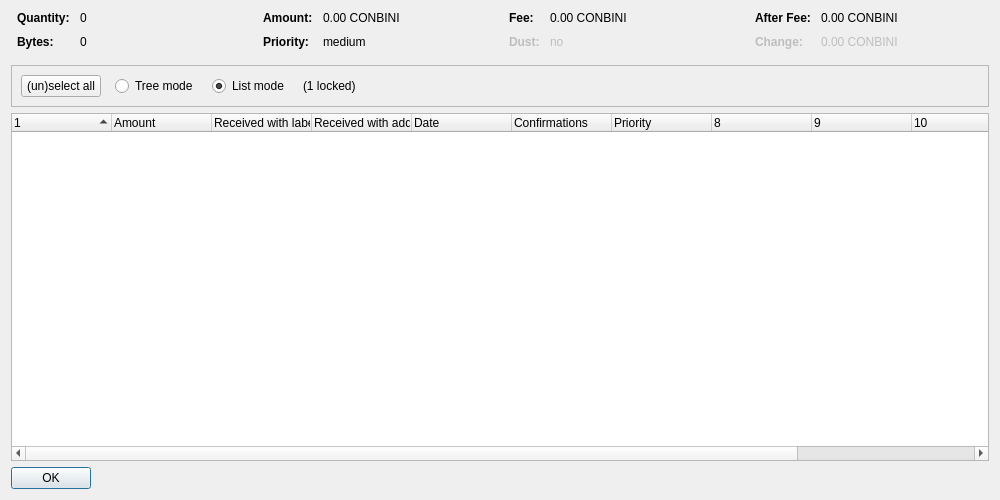
<?xml version="1.0" encoding="UTF-8"?>
<ui version="4.0">
 <class>CoinControlDialog</class>
 <widget class="QDialog" name="CoinControlDialog">
  <property name="geometry">
   <rect>
    <x>0</x>
    <y>0</y>
    <width>1000</width>
    <height>500</height>
   </rect>
  </property>
  <property name="windowTitle">
   <string>Coin Selection</string>
  </property>
  <layout class="QVBoxLayout" name="verticalLayout">
   <item>
    <layout class="QHBoxLayout" name="horizontalLayoutTop" stretch="0,0,0,0">
     <property name="topMargin">
      <number>0</number>
     </property>
     <property name="bottomMargin">
      <number>10</number>
     </property>
     <item>
      <layout class="QFormLayout" name="formLayoutCoinControl1">
       <property name="horizontalSpacing">
        <number>10</number>
       </property>
       <property name="verticalSpacing">
        <number>10</number>
       </property>
       <property name="leftMargin">
        <number>6</number>
       </property>
       <property name="rightMargin">
        <number>6</number>
       </property>
       <item row="0" column="0">
        <widget class="QLabel" name="labelCoinControlQuantityText">
         <property name="font">
          <font>
           <weight>75</weight>
           <bold>true</bold>
          </font>
         </property>
         <property name="text">
          <string>Quantity:</string>
         </property>
        </widget>
       </item>
       <item row="0" column="1">
        <widget class="QLabel" name="labelCoinControlQuantity">
         <property name="cursor">
          <cursorShape>IBeamCursor</cursorShape>
         </property>
         <property name="contextMenuPolicy">
          <enum>Qt::ActionsContextMenu</enum>
         </property>
         <property name="text">
          <string notr="true">0</string>
         </property>
         <property name="textInteractionFlags">
          <set>Qt::LinksAccessibleByMouse|Qt::TextSelectableByKeyboard|Qt::TextSelectableByMouse</set>
         </property>
        </widget>
       </item>
       <item row="1" column="0">
        <widget class="QLabel" name="labelCoinControlBytesText">
         <property name="font">
          <font>
           <weight>75</weight>
           <bold>true</bold>
          </font>
         </property>
         <property name="text">
          <string>Bytes:</string>
         </property>
        </widget>
       </item>
       <item row="1" column="1">
        <widget class="QLabel" name="labelCoinControlBytes">
         <property name="cursor">
          <cursorShape>IBeamCursor</cursorShape>
         </property>
         <property name="contextMenuPolicy">
          <enum>Qt::ActionsContextMenu</enum>
         </property>
         <property name="text">
          <string notr="true">0</string>
         </property>
         <property name="textInteractionFlags">
          <set>Qt::LinksAccessibleByMouse|Qt::TextSelectableByKeyboard|Qt::TextSelectableByMouse</set>
         </property>
        </widget>
       </item>
      </layout>
     </item>
     <item>
      <layout class="QFormLayout" name="formLayoutCoinControl2">
       <property name="horizontalSpacing">
        <number>10</number>
       </property>
       <property name="verticalSpacing">
        <number>10</number>
       </property>
       <property name="leftMargin">
        <number>6</number>
       </property>
       <property name="rightMargin">
        <number>6</number>
       </property>
       <item row="0" column="0">
        <widget class="QLabel" name="labelCoinControlAmountText">
         <property name="font">
          <font>
           <weight>75</weight>
           <bold>true</bold>
          </font>
         </property>
         <property name="text">
          <string>Amount:</string>
         </property>
        </widget>
       </item>
       <item row="0" column="1">
        <widget class="QLabel" name="labelCoinControlAmount">
         <property name="cursor">
          <cursorShape>IBeamCursor</cursorShape>
         </property>
         <property name="contextMenuPolicy">
          <enum>Qt::ActionsContextMenu</enum>
         </property>
         <property name="text">
          <string notr="true">0.00 CONBINI</string>
         </property>
         <property name="textInteractionFlags">
          <set>Qt::LinksAccessibleByMouse|Qt::TextSelectableByKeyboard|Qt::TextSelectableByMouse</set>
         </property>
        </widget>
       </item>
       <item row="1" column="0">
        <widget class="QLabel" name="labelCoinControlPriorityText">
         <property name="font">
          <font>
           <weight>75</weight>
           <bold>true</bold>
          </font>
         </property>
         <property name="text">
          <string>Priority:</string>
         </property>
        </widget>
       </item>
       <item row="1" column="1">
        <widget class="QLabel" name="labelCoinControlPriority">
         <property name="cursor">
          <cursorShape>IBeamCursor</cursorShape>
         </property>
         <property name="contextMenuPolicy">
          <enum>Qt::ActionsContextMenu</enum>
         </property>
         <property name="text">
          <string notr="true">medium</string>
         </property>
         <property name="textInteractionFlags">
          <set>Qt::LinksAccessibleByMouse|Qt::TextSelectableByKeyboard|Qt::TextSelectableByMouse</set>
         </property>
        </widget>
       </item>
      </layout>
     </item>
     <item>
      <layout class="QFormLayout" name="formLayoutCoinControl3">
       <property name="horizontalSpacing">
        <number>10</number>
       </property>
       <property name="verticalSpacing">
        <number>10</number>
       </property>
       <property name="leftMargin">
        <number>6</number>
       </property>
       <property name="rightMargin">
        <number>6</number>
       </property>
       <item row="0" column="0">
        <widget class="QLabel" name="labelCoinControlFeeText">
         <property name="font">
          <font>
           <weight>75</weight>
           <bold>true</bold>
          </font>
         </property>
         <property name="text">
          <string>Fee:</string>
         </property>
        </widget>
       </item>
       <item row="0" column="1">
        <widget class="QLabel" name="labelCoinControlFee">
         <property name="cursor">
          <cursorShape>IBeamCursor</cursorShape>
         </property>
         <property name="contextMenuPolicy">
          <enum>Qt::ActionsContextMenu</enum>
         </property>
         <property name="text">
          <string notr="true">0.00 CONBINI</string>
         </property>
         <property name="textInteractionFlags">
          <set>Qt::LinksAccessibleByMouse|Qt::TextSelectableByKeyboard|Qt::TextSelectableByMouse</set>
         </property>
        </widget>
       </item>
       <item row="1" column="0">
        <widget class="QLabel" name="labelCoinControlLowOutputText">
         <property name="enabled">
          <bool>false</bool>
         </property>
         <property name="font">
          <font>
           <weight>75</weight>
           <bold>true</bold>
          </font>
         </property>
         <property name="text">
          <string>Dust:</string>
         </property>
        </widget>
       </item>
       <item row="1" column="1">
        <widget class="QLabel" name="labelCoinControlLowOutput">
         <property name="enabled">
          <bool>false</bool>
         </property>
         <property name="cursor">
          <cursorShape>IBeamCursor</cursorShape>
         </property>
         <property name="contextMenuPolicy">
          <enum>Qt::ActionsContextMenu</enum>
         </property>
         <property name="text">
          <string notr="true">no</string>
         </property>
         <property name="textInteractionFlags">
          <set>Qt::LinksAccessibleByMouse|Qt::TextSelectableByKeyboard|Qt::TextSelectableByMouse</set>
         </property>
        </widget>
       </item>
      </layout>
     </item>
     <item>
      <layout class="QFormLayout" name="formLayoutCoinControl4">
       <property name="horizontalSpacing">
        <number>10</number>
       </property>
       <property name="verticalSpacing">
        <number>10</number>
       </property>
       <property name="leftMargin">
        <number>6</number>
       </property>
       <property name="rightMargin">
        <number>6</number>
       </property>
       <item row="0" column="0">
        <widget class="QLabel" name="labelCoinControlAfterFeeText">
         <property name="font">
          <font>
           <weight>75</weight>
           <bold>true</bold>
          </font>
         </property>
         <property name="text">
          <string>After Fee:</string>
         </property>
        </widget>
       </item>
       <item row="0" column="1">
        <widget class="QLabel" name="labelCoinControlAfterFee">
         <property name="cursor">
          <cursorShape>IBeamCursor</cursorShape>
         </property>
         <property name="contextMenuPolicy">
          <enum>Qt::ActionsContextMenu</enum>
         </property>
         <property name="text">
          <string notr="true">0.00 CONBINI</string>
         </property>
         <property name="textInteractionFlags">
          <set>Qt::LinksAccessibleByMouse|Qt::TextSelectableByKeyboard|Qt::TextSelectableByMouse</set>
         </property>
        </widget>
       </item>
       <item row="1" column="0">
        <widget class="QLabel" name="labelCoinControlChangeText">
         <property name="enabled">
          <bool>false</bool>
         </property>
         <property name="font">
          <font>
           <weight>75</weight>
           <bold>true</bold>
          </font>
         </property>
         <property name="text">
          <string>Change:</string>
         </property>
        </widget>
       </item>
       <item row="1" column="1">
        <widget class="QLabel" name="labelCoinControlChange">
         <property name="enabled">
          <bool>false</bool>
         </property>
         <property name="cursor">
          <cursorShape>IBeamCursor</cursorShape>
         </property>
         <property name="contextMenuPolicy">
          <enum>Qt::ActionsContextMenu</enum>
         </property>
         <property name="text">
          <string notr="true">0.00 CONBINI</string>
         </property>
         <property name="textInteractionFlags">
          <set>Qt::LinksAccessibleByMouse|Qt::TextSelectableByKeyboard|Qt::TextSelectableByMouse</set>
         </property>
        </widget>
       </item>
      </layout>
     </item>
    </layout>
   </item>
   <item>
    <widget class="QFrame" name="frame">
     <property name="minimumSize">
      <size>
       <width>0</width>
       <height>40</height>
      </size>
     </property>
     <property name="frameShape">
      <enum>QFrame::StyledPanel</enum>
     </property>
     <property name="frameShadow">
      <enum>QFrame::Sunken</enum>
     </property>
     <layout class="QHBoxLayout" name="horizontalLayout">
      <item>
       <layout class="QHBoxLayout" name="horizontalLayoutPanel" stretch="0,0,0,0,0">
        <property name="spacing">
         <number>14</number>
        </property>
        <item>
         <widget class="QPushButton" name="pushButtonSelectAll">
          <property name="sizePolicy">
           <sizepolicy hsizetype="Maximum" vsizetype="Fixed">
            <horstretch>0</horstretch>
            <verstretch>0</verstretch>
           </sizepolicy>
          </property>
          <property name="text">
           <string>(un)select all</string>
          </property>
          <property name="autoDefault">
           <bool>false</bool>
          </property>
         </widget>
        </item>
        <item>
         <widget class="QRadioButton" name="radioTreeMode">
          <property name="sizePolicy">
           <sizepolicy hsizetype="Maximum" vsizetype="Fixed">
            <horstretch>0</horstretch>
            <verstretch>0</verstretch>
           </sizepolicy>
          </property>
          <property name="text">
           <string>Tree mode</string>
          </property>
         </widget>
        </item>
        <item>
         <widget class="QRadioButton" name="radioListMode">
          <property name="sizePolicy">
           <sizepolicy hsizetype="Maximum" vsizetype="Fixed">
            <horstretch>0</horstretch>
            <verstretch>0</verstretch>
           </sizepolicy>
          </property>
          <property name="text">
           <string>List mode</string>
          </property>
          <property name="checked">
           <bool>true</bool>
          </property>
         </widget>
        </item>
        <item>
         <widget class="QLabel" name="labelLocked">
          <property name="text">
           <string notr="true">(1 locked)</string>
          </property>
         </widget>
        </item>
        <item>
         <spacer name="horizontalSpacer">
          <property name="orientation">
           <enum>Qt::Horizontal</enum>
          </property>
          <property name="sizeHint" stdset="0">
           <size>
            <width>40</width>
            <height>20</height>
           </size>
          </property>
         </spacer>
        </item>
       </layout>
      </item>
     </layout>
    </widget>
   </item>
   <item>
    <widget class="CoinControlTreeWidget" name="treeWidget">
     <property name="contextMenuPolicy">
      <enum>Qt::CustomContextMenu</enum>
     </property>
     <property name="sortingEnabled">
      <bool>false</bool>
     </property>
     <property name="columnCount">
      <number>12</number>
     </property>
     <attribute name="headerShowSortIndicator" stdset="0">
      <bool>true</bool>
     </attribute>
     <attribute name="headerStretchLastSection">
      <bool>false</bool>
     </attribute>
     <column>
      <property name="text">
       <string/>
      </property>
     </column>
     <column>
      <property name="text">
       <string>Amount</string>
      </property>
     </column>
     <column>
      <property name="text">
       <string>Received with label</string>
      </property>
     </column>
     <column>
      <property name="text">
       <string>Received with address</string>
      </property>
     </column>
     <column>
      <property name="text">
       <string>Date</string>
      </property>
     </column>
     <column>
      <property name="text">
       <string>Confirmations</string>
      </property>
      <property name="toolTip">
       <string>Confirmed</string>
      </property>
     </column>
     <column>
      <property name="text">
       <string>Priority</string>
      </property>
     </column>
     <column>
      <property name="text">
       <string/>
      </property>
     </column>
     <column>
      <property name="text">
       <string/>
      </property>
     </column>
     <column>
      <property name="text">
       <string/>
      </property>
     </column>
     <column>
      <property name="text">
       <string/>
      </property>
     </column>
     <column>
      <property name="text">
       <string/>
      </property>
     </column>
    </widget>
   </item>
   <item>
    <widget class="QDialogButtonBox" name="buttonBox">
     <property name="sizePolicy">
      <sizepolicy hsizetype="Maximum" vsizetype="Fixed">
       <horstretch>0</horstretch>
       <verstretch>0</verstretch>
      </sizepolicy>
     </property>
     <property name="orientation">
      <enum>Qt::Horizontal</enum>
     </property>
     <property name="standardButtons">
      <set>QDialogButtonBox::Ok</set>
     </property>
    </widget>
   </item>
  </layout>
 </widget>
 <customwidgets>
  <customwidget>
   <class>CoinControlTreeWidget</class>
   <extends>QTreeWidget</extends>
   <header>coincontroltreewidget.h</header>
  </customwidget>
 </customwidgets>
 <resources/>
 <connections/>
</ui>
